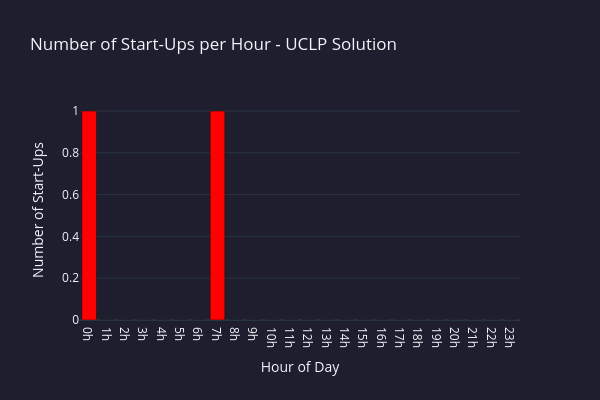

Notebook code cell kept with this figure:
### Code cell
uclp_start_ups_by_hour = [[generators[i] for i in range(Ng) if v[i, t].varValue > 0] for t in range(T)]

plot_hourly([len(start_ups) for start_ups in uclp_start_ups_by_hour], title="Number of Start-Ups per Hour - UCLP Solution", yaxis_title="Number of Start-Ups", color='red', line=False)


# print which generators were started up in each hour
for t, start_ups in enumerate(uclp_start_ups_by_hour):
    if start_ups:  # Only print hours where there were start-ups
        gen_names = ", ".join(gen.name + f"({gen.type})" for gen in start_ups)
        print(f"Start ups at Hour {t}: {gen_names}")

### Figure 1 — Plotly figure (JSON) as saved in the notebook; plotly's stock layout.template omitted (floating-point values rounded to 4 significant figures)
{"data": [{"marker": {"color": "red"}, "type": "bar", "x": ["0h", "1h", "2h", "3h", "4h", "5h", "6h", "7h", "8h", "9h", "10h", "11h", "12h", "13h", "14h", "15h", "16h", "17h", "18h", "19h", "20h", "21h", "22h", "23h"], "y": [1, 0, 0, 0, 0, 0, 0, 1, 0, 0, 0, 0, 0, 0, 0, 0, 0, 0, 0, 0, 0, 0, 0, 0]}], "layout": {"height": 400, "paper_bgcolor": "#1e1e2e", "plot_bgcolor": "#1e1e2e", "showlegend": false, "title": {"text": "Number of Start-Ups per Hour - UCLP Solution"}, "width": 600, "xaxis": {"dtick": 1, "tick0": 0, "tickmode": "linear", "title": {"text": "Hour of Day"}}, "yaxis": {"title": {"text": "Number of Start-Ups"}}}}
